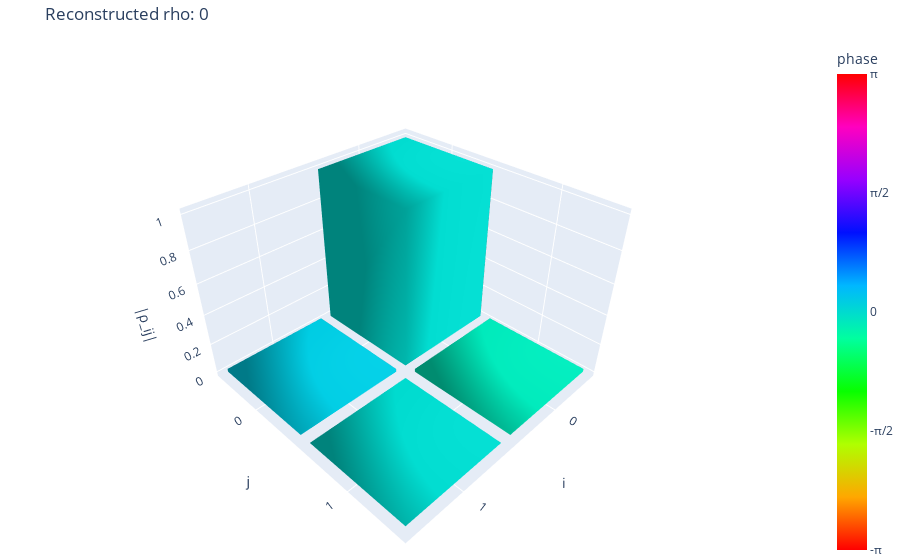
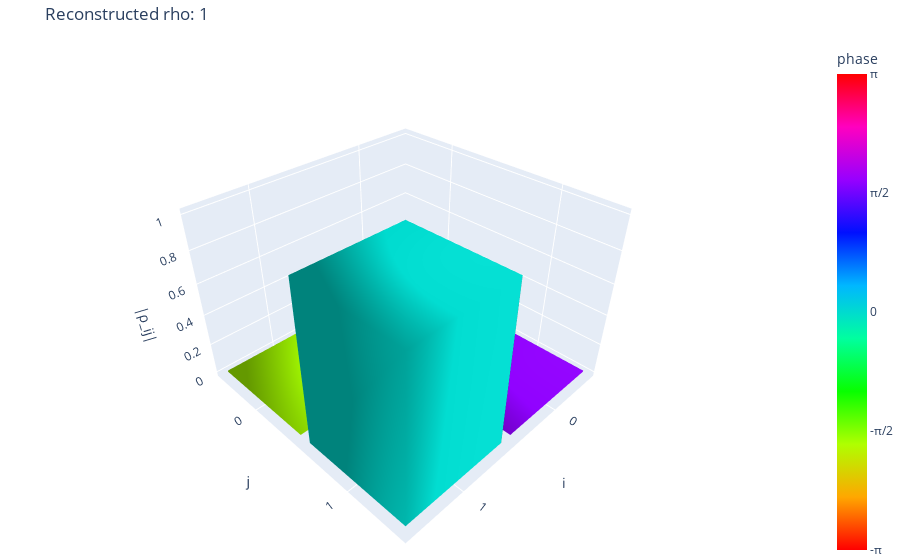
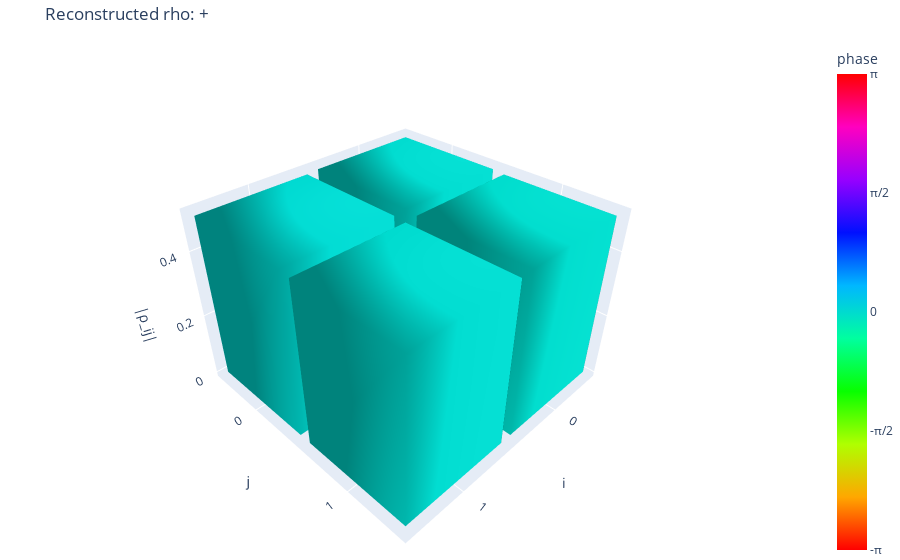

The cell these charts' notebook holds for them, in order:
### Markdown cell above
## Task 4 · Single-Qubit Tomography
- Synthesize the reference states from Task 2 (|0⟩, |1⟩, |+⟩, |−⟩, phase-offset) plus any noisy variants you want to study.
- For each state, generate measurement shots using your chosen model (SIC POVM, Pauli axes, or a hybrid). Capture raw counts, probabilities, and seeds.
- Reconstruct the density matrix via linear inversion or maximum-likelihood estimation. Compare results across measurement models when possible.
- Quantify reconstruction fidelity (e.g., fidelity, trace distance, Bloch vector error) and tabulate the metrics.
- save data under `data/single_qubit/`: measurement outcomes (`.npx`/`.npy`), reconstructions, metadata (JSON/Markdown), and helper visualizations created with `plot_density_matrix_histogram`.

### Code cell
#your code ..
import numpy as np
import json
from pathlib import Path


# 0) paths

BASE = Path(".")
SQ_DIR = BASE / "data" / "single_qubit"
OUT_DIR = BASE / "outputs"
SQ_DIR.mkdir(parents=True, exist_ok=True)
OUT_DIR.mkdir(parents=True, exist_ok=True)


# 1) measurement model (already implemented build_measurement_model in Task 2)

mm = build_measurement_model(Path("dummy"))


# 2) probabilities + shot simulation

def probs_from_ops(rho: np.ndarray, ops: list[np.ndarray]) -> np.ndarray:
    p = np.array([np.trace(E @ rho).real for E in ops], dtype=float)
    p = np.clip(p, 0.0, 1.0)
    s = p.sum()
    if s <= 0:
        raise ValueError("Probabilities sum to 0.")
    return p / s

def simulate_pauli_counts(rho: np.ndarray, meas_model: dict, shots_per_basis: int = 2000, seed: int = 0):
    rng = np.random.default_rng(seed)
    out = {}
    for basis, ops in meas_model["bases"].items():
        p = probs_from_ops(rho, ops)
        counts = rng.multinomial(shots_per_basis, p)
        out[basis] = {
            "shots": int(shots_per_basis),
            "p_true": p.tolist(),
            "counts": counts.tolist(),
            "outcomes": ["+1", "-1"]
        }
    return out


# 3) tomography from X/Y/Z counts (Bloch reconstruction)

def rho_from_bloch(rx, ry, rz):
    I = np.eye(2, dtype=complex)
    X = np.array([[0, 1],[1, 0]], dtype=complex)
    Y = np.array([[0, -1j],[1j, 0]], dtype=complex)
    Z = np.array([[1, 0],[0, -1]], dtype=complex)
    return 0.5*(I + rx*X + ry*Y + rz*Z)

def make_physical(rho: np.ndarray) -> np.ndarray:
    rho = 0.5*(rho + rho.conj().T)
    w, v = np.linalg.eigh(rho)
    w = np.clip(w, 0.0, None)
    if w.sum() == 0:
        return np.eye(2, dtype=complex)/2
    w = w / w.sum()
    return (v @ np.diag(w) @ v.conj().T)

def tomography_from_counts(meas_data: dict) -> np.ndarray:
    def exp_from_counts(counts, shots):
        return (counts[0] - counts[1]) / shots

    rx = exp_from_counts(meas_data["X"]["counts"], meas_data["X"]["shots"])
    ry = exp_from_counts(meas_data["Y"]["counts"], meas_data["Y"]["shots"])
    rz = exp_from_counts(meas_data["Z"]["counts"], meas_data["Z"]["shots"])

    rho_hat = rho_from_bloch(rx, ry, rz)
    return make_physical(rho_hat)


# 4) metrics

def fidelity_single_qubit(rho: np.ndarray, sigma: np.ndarray) -> float:
    w, v = np.linalg.eigh(rho)
    w = np.clip(w, 0.0, None)
    sqrt_rho = v @ np.diag(np.sqrt(w)) @ v.conj().T

    A = sqrt_rho @ sigma @ sqrt_rho
    A = 0.5*(A + A.conj().T)
    w2, _ = np.linalg.eigh(A)
    w2 = np.clip(w2, 0.0, None)
    return float((np.sum(np.sqrt(w2)))**2)

def frobenius_error(rho: np.ndarray, sigma: np.ndarray) -> float:
    return float(np.linalg.norm(rho - sigma))


# 5) Run ALL states + save outputs

ALL_STATES = {}
ALL_STATES.update(REF_STATES)
ALL_STATES.update(NOISY_STATES)

SHOTS = 2000
BASE_SEED = 123

summary_rows = []

for i, (name, rho_true) in enumerate(ALL_STATES.items()):
    seed = BASE_SEED + i

    meas = simulate_pauli_counts(rho_true, mm, shots_per_basis=SHOTS, seed=seed)
    rho_hat = tomography_from_counts(meas)

    F = fidelity_single_qubit(rho_true, rho_hat)
    E = frobenius_error(rho_true, rho_hat)

    # Save measurement outcomes + metadata (JSON)
    record = {
        "state_name": name,
        "shots_per_basis": SHOTS,
        "seed": seed,
        "measurement_model": mm["type"],
        "meas": meas,
        "metrics": {"fidelity": F, "fro_error": E},
    }
    with open(SQ_DIR / f"{name}_meas.json", "w") as f:
        json.dump(record, f, indent=2)

    # Save density matrices (NPZ)
    np.savez(SQ_DIR / f"{name}_rho.npz",
             rho_true=rho_true,
             rho_hat=rho_hat)

    # Optional visualization if helper exists in notebook
    if "plot_density_matrix_histogram" in globals():
        fig = plot_density_matrix_histogram(rho_hat, title=f"Reconstructed rho: {name}")
        # If the helper returns a plotly fig:
        if hasattr(fig, "write_image"):
            fig.write_image(str(SQ_DIR / f"{name}_rho_hat.png"))

    summary_rows.append((name, F, E))

# Save summary CSV-like text (simple)
summary_path = OUT_DIR / "single_qubit_summary.csv"
with open(summary_path, "w") as f:
    f.write("state_name,fidelity,fro_error\n")
    for name, F, E in summary_rows:
        f.write(f"{name},{F},{E}\n")

print("Task 4 done.")
print("Saved files to:", SQ_DIR)
print("Summary:", summary_path)
print("Example rows:", summary_rows[:3])

### Figure 1 — Plotly figure (JSON) as saved in the notebook; plotly's stock layout.template omitted (floating-point values rounded to 4 significant figures)
{"data": [{"cmax": 3.142, "cmin": -3.142, "colorbar": {"ticktext": ["-π", "-π/2", "0", "π/2", "π"], "tickvals": [-3.142, -1.571, 0, 1.571, 3.142], "title": {"text": "phase "}}, "colorscale": [[0, "#ff0000"], [0.1111, "#ffa700"], [0.2222, "#afff00"], [0.3333, "#08ff00"], [0.4444, "#00ff9f"], [0.5556, "#00b7ff"], [0.6667, "#0010ff"], [0.7778, "#9700ff"], [0.8889, "#ff00bf"], [1, "#ff0000"]], "flatshading": false, "hovertemplate": "i=0, j=0<br>|ρ_ij|=1.000<br>arg(ρ_ij)=0<extra></extra>", "i": [0, 0, 4, 4, 0, 0, 1, 1, 2, 2, 3, 3], "intensity": [0, 0, 0, 0, 0, 0, 0, 0], "j": [1, 2, 5, 6, 1, 5, 2, 6, 3, 7, 0, 4], "k": [2, 3, 6, 7, 5, 4, 6, 5, 7, 6, 4, 7], "lighting": {"ambient": 0.6, "diffuse": 0.7}, "opacity": 1, "showscale": true, "type": "mesh3d", "x": [-0.45, 0.45, 0.45, -0.45, -0.45, 0.45, 0.45, -0.45], "y": [-0.45, -0.45, 0.45, 0.45, -0.45, -0.45, 0.45, 0.45], "z": [0, 0, 0, 0, 0.9996, 0.9996, 0.9996, 0.9996]}, {"cmax": 3.142, "cmin": -3.142, "colorscale": [[0, "#ff0000"], [0.1111, "#ffa700"], [0.2222, "#afff00"], [0.3333, "#08ff00"], [0.4444, "#00ff9f"], [0.5556, "#00b7ff"], [0.6667, "#0010ff"], [0.7778, "#9700ff"], [0.8889, "#ff00bf"], [1, "#ff0000"]], "flatshading": false, "hovertemplate": "i=0, j=1<br>|ρ_ij|=0.021<br>arg(ρ_ij)=-1/16π<extra></extra>", "i": [0, 0, 4, 4, 0, 0, 1, 1, 2, 2, 3, 3], "intensity": [-0.1453, -0.1453, -0.1453, -0.1453, -0.1453, -0.1453, -0.1453, -0.1453], "j": [1, 2, 5, 6, 1, 5, 2, 6, 3, 7, 0, 4], "k": [2, 3, 6, 7, 5, 4, 6, 5, 7, 6, 4, 7], "lighting": {"ambient": 0.6, "diffuse": 0.7}, "opacity": 1, "showscale": false, "type": "mesh3d", "x": [-0.45, 0.45, 0.45, -0.45, -0.45, 0.45, 0.45, -0.45], "y": [0.55, 0.55, 1.45, 1.45, 0.55, 0.55, 1.45, 1.45], "z": [0, 0, 0, 0, 0.0207, 0.0207, 0.0207, 0.0207]}, {"cmax": 3.142, "cmin": -3.142, "colorscale": [[0, "#ff0000"], [0.1111, "#ffa700"], [0.2222, "#afff00"], [0.3333, "#08ff00"], [0.4444, "#00ff9f"], [0.5556, "#00b7ff"], [0.6667, "#0010ff"], [0.7778, "#9700ff"], [0.8889, "#ff00bf"], [1, "#ff0000"]], "flatshading": false, "hovertemplate": "i=1, j=0<br>|ρ_ij|=0.021<br>arg(ρ_ij)=1/16π<extra></extra>", "i": [0, 0, 4, 4, 0, 0, 1, 1, 2, 2, 3, 3], "intensity": [0.1453, 0.1453, 0.1453, 0.1453, 0.1453, 0.1453, 0.1453, 0.1453], "j": [1, 2, 5, 6, 1, 5, 2, 6, 3, 7, 0, 4], "k": [2, 3, 6, 7, 5, 4, 6, 5, 7, 6, 4, 7], "lighting": {"ambient": 0.6, "diffuse": 0.7}, "opacity": 1, "showscale": false, "type": "mesh3d", "x": [0.55, 1.45, 1.45, 0.55, 0.55, 1.45, 1.45, 0.55], "y": [-0.45, -0.45, 0.45, 0.45, -0.45, -0.45, 0.45, 0.45], "z": [0, 0, 0, 0, 0.0207, 0.0207, 0.0207, 0.0207]}, {"cmax": 3.142, "cmin": -3.142, "colorscale": [[0, "#ff0000"], [0.1111, "#ffa700"], [0.2222, "#afff00"], [0.3333, "#08ff00"], [0.4444, "#00ff9f"], [0.5556, "#00b7ff"], [0.6667, "#0010ff"], [0.7778, "#9700ff"], [0.8889, "#ff00bf"], [1, "#ff0000"]], "flatshading": false, "hovertemplate": "i=1, j=1<br>|ρ_ij|=0.000<br>arg(ρ_ij)=0<extra></extra>", "i": [0, 0, 4, 4, 0, 0, 1, 1, 2, 2, 3, 3], "intensity": [0, 0, 0, 0, 0, 0, 0, 0], "j": [1, 2, 5, 6, 1, 5, 2, 6, 3, 7, 0, 4], "k": [2, 3, 6, 7, 5, 4, 6, 5, 7, 6, 4, 7], "lighting": {"ambient": 0.6, "diffuse": 0.7}, "opacity": 1, "showscale": false, "type": "mesh3d", "x": [0.55, 1.45, 1.45, 0.55, 0.55, 1.45, 1.45, 0.55], "y": [0.55, 0.55, 1.45, 1.45, 0.55, 0.55, 1.45, 1.45], "z": [0, 0, 0, 0, 0.0004287, 0.0004287, 0.0004287, 0.0004287]}], "layout": {"margin": {"b": 0, "l": 0, "r": 0, "t": 40}, "scene": {"aspectratio": {"x": 1, "y": 1, "z": 0.7}, "xaxis": {"tickmode": "array", "ticktext": ["0", "1"], "tickvals": [0, 1], "title": {"text": "i"}}, "yaxis": {"tickmode": "array", "ticktext": ["0", "1"], "tickvals": [0, 1], "title": {"text": "j"}}, "zaxis": {"title": {"text": "|ρ_ij|"}}}, "title": {"text": "Reconstructed rho: 0"}}}

### Figure 2 — Plotly figure (JSON) as saved in the notebook; plotly's stock layout.template omitted (floating-point values rounded to 4 significant figures)
{"data": [{"cmax": 3.142, "cmin": -3.142, "colorbar": {"ticktext": ["-π", "-π/2", "0", "π/2", "π"], "tickvals": [-3.142, -1.571, 0, 1.571, 3.142], "title": {"text": "phase "}}, "colorscale": [[0, "#ff0000"], [0.1111, "#ffa700"], [0.2222, "#afff00"], [0.3333, "#08ff00"], [0.4444, "#00ff9f"], [0.5556, "#00b7ff"], [0.6667, "#0010ff"], [0.7778, "#9700ff"], [0.8889, "#ff00bf"], [1, "#ff0000"]], "flatshading": false, "hovertemplate": "i=0, j=0<br>|ρ_ij|=0.000<br>arg(ρ_ij)=0<extra></extra>", "i": [0, 0, 4, 4, 0, 0, 1, 1, 2, 2, 3, 3], "intensity": [0, 0, 0, 0, 0, 0, 0, 0], "j": [1, 2, 5, 6, 1, 5, 2, 6, 3, 7, 0, 4], "k": [2, 3, 6, 7, 5, 4, 6, 5, 7, 6, 4, 7], "lighting": {"ambient": 0.6, "diffuse": 0.7}, "opacity": 1, "showscale": true, "type": "mesh3d", "x": [-0.45, 0.45, 0.45, -0.45, -0.45, 0.45, 0.45, -0.45], "y": [-0.45, -0.45, 0.45, 0.45, -0.45, -0.45, 0.45, 0.45], "z": [0, 0, 0, 0, 6.499e-05, 6.499e-05, 6.499e-05, 6.499e-05]}, {"cmax": 3.142, "cmin": -3.142, "colorscale": [[0, "#ff0000"], [0.1111, "#ffa700"], [0.2222, "#afff00"], [0.3333, "#08ff00"], [0.4444, "#00ff9f"], [0.5556, "#00b7ff"], [0.6667, "#0010ff"], [0.7778, "#9700ff"], [0.8889, "#ff00bf"], [1, "#ff0000"]], "flatshading": false, "hovertemplate": "i=0, j=1<br>|ρ_ij|=0.008<br>arg(ρ_ij)=7/13π<extra></extra>", "i": [0, 0, 4, 4, 0, 0, 1, 1, 2, 2, 3, 3], "intensity": [1.695, 1.695, 1.695, 1.695, 1.695, 1.695, 1.695, 1.695], "j": [1, 2, 5, 6, 1, 5, 2, 6, 3, 7, 0, 4], "k": [2, 3, 6, 7, 5, 4, 6, 5, 7, 6, 4, 7], "lighting": {"ambient": 0.6, "diffuse": 0.7}, "opacity": 1, "showscale": false, "type": "mesh3d", "x": [-0.45, 0.45, 0.45, -0.45, -0.45, 0.45, 0.45, -0.45], "y": [0.55, 0.55, 1.45, 1.45, 0.55, 0.55, 1.45, 1.45], "z": [0, 0, 0, 0, 0.008061, 0.008061, 0.008061, 0.008061]}, {"cmax": 3.142, "cmin": -3.142, "colorscale": [[0, "#ff0000"], [0.1111, "#ffa700"], [0.2222, "#afff00"], [0.3333, "#08ff00"], [0.4444, "#00ff9f"], [0.5556, "#00b7ff"], [0.6667, "#0010ff"], [0.7778, "#9700ff"], [0.8889, "#ff00bf"], [1, "#ff0000"]], "flatshading": false, "hovertemplate": "i=1, j=0<br>|ρ_ij|=0.008<br>arg(ρ_ij)=-7/13π<extra></extra>", "i": [0, 0, 4, 4, 0, 0, 1, 1, 2, 2, 3, 3], "intensity": [-1.695, -1.695, -1.695, -1.695, -1.695, -1.695, -1.695, -1.695], "j": [1, 2, 5, 6, 1, 5, 2, 6, 3, 7, 0, 4], "k": [2, 3, 6, 7, 5, 4, 6, 5, 7, 6, 4, 7], "lighting": {"ambient": 0.6, "diffuse": 0.7}, "opacity": 1, "showscale": false, "type": "mesh3d", "x": [0.55, 1.45, 1.45, 0.55, 0.55, 1.45, 1.45, 0.55], "y": [-0.45, -0.45, 0.45, 0.45, -0.45, -0.45, 0.45, 0.45], "z": [0, 0, 0, 0, 0.008061, 0.008061, 0.008061, 0.008061]}, {"cmax": 3.142, "cmin": -3.142, "colorscale": [[0, "#ff0000"], [0.1111, "#ffa700"], [0.2222, "#afff00"], [0.3333, "#08ff00"], [0.4444, "#00ff9f"], [0.5556, "#00b7ff"], [0.6667, "#0010ff"], [0.7778, "#9700ff"], [0.8889, "#ff00bf"], [1, "#ff0000"]], "flatshading": false, "hovertemplate": "i=1, j=1<br>|ρ_ij|=1.000<br>arg(ρ_ij)=0<extra></extra>", "i": [0, 0, 4, 4, 0, 0, 1, 1, 2, 2, 3, 3], "intensity": [0, 0, 0, 0, 0, 0, 0, 0], "j": [1, 2, 5, 6, 1, 5, 2, 6, 3, 7, 0, 4], "k": [2, 3, 6, 7, 5, 4, 6, 5, 7, 6, 4, 7], "lighting": {"ambient": 0.6, "diffuse": 0.7}, "opacity": 1, "showscale": false, "type": "mesh3d", "x": [0.55, 1.45, 1.45, 0.55, 0.55, 1.45, 1.45, 0.55], "y": [0.55, 0.55, 1.45, 1.45, 0.55, 0.55, 1.45, 1.45], "z": [0, 0, 0, 0, 0.9999, 0.9999, 0.9999, 0.9999]}], "layout": {"margin": {"b": 0, "l": 0, "r": 0, "t": 40}, "scene": {"aspectratio": {"x": 1, "y": 1, "z": 0.7}, "xaxis": {"tickmode": "array", "ticktext": ["0", "1"], "tickvals": [0, 1], "title": {"text": "i"}}, "yaxis": {"tickmode": "array", "ticktext": ["0", "1"], "tickvals": [0, 1], "title": {"text": "j"}}, "zaxis": {"title": {"text": "|ρ_ij|"}}}, "title": {"text": "Reconstructed rho: 1"}}}

### Figure 3 — Plotly figure (JSON) as saved in the notebook; plotly's stock layout.template omitted (floating-point values rounded to 4 significant figures)
{"data": [{"cmax": 3.142, "cmin": -3.142, "colorbar": {"ticktext": ["-π", "-π/2", "0", "π/2", "π"], "tickvals": [-3.142, -1.571, 0, 1.571, 3.142], "title": {"text": "phase "}}, "colorscale": [[0, "#ff0000"], [0.1111, "#ffa700"], [0.2222, "#afff00"], [0.3333, "#08ff00"], [0.4444, "#00ff9f"], [0.5556, "#00b7ff"], [0.6667, "#0010ff"], [0.7778, "#9700ff"], [0.8889, "#ff00bf"], [1, "#ff0000"]], "flatshading": false, "hovertemplate": "i=0, j=0<br>|ρ_ij|=0.503<br>arg(ρ_ij)=0<extra></extra>", "i": [0, 0, 4, 4, 0, 0, 1, 1, 2, 2, 3, 3], "intensity": [0, 0, 0, 0, 0, 0, 0, 0], "j": [1, 2, 5, 6, 1, 5, 2, 6, 3, 7, 0, 4], "k": [2, 3, 6, 7, 5, 4, 6, 5, 7, 6, 4, 7], "lighting": {"ambient": 0.6, "diffuse": 0.7}, "opacity": 1, "showscale": true, "type": "mesh3d", "x": [-0.45, 0.45, 0.45, -0.45, -0.45, 0.45, 0.45, -0.45], "y": [-0.45, -0.45, 0.45, 0.45, -0.45, -0.45, 0.45, 0.45], "z": [0, 0, 0, 0, 0.5035, 0.5035, 0.5035, 0.5035]}, {"cmax": 3.142, "cmin": -3.142, "colorscale": [[0, "#ff0000"], [0.1111, "#ffa700"], [0.2222, "#afff00"], [0.3333, "#08ff00"], [0.4444, "#00ff9f"], [0.5556, "#00b7ff"], [0.6667, "#0010ff"], [0.7778, "#9700ff"], [0.8889, "#ff00bf"], [1, "#ff0000"]], "flatshading": false, "hovertemplate": "i=0, j=1<br>|ρ_ij|=0.500<br>arg(ρ_ij)=0π<extra></extra>", "i": [0, 0, 4, 4, 0, 0, 1, 1, 2, 2, 3, 3], "intensity": [-0.014, -0.014, -0.014, -0.014, -0.014, -0.014, -0.014, -0.014], "j": [1, 2, 5, 6, 1, 5, 2, 6, 3, 7, 0, 4], "k": [2, 3, 6, 7, 5, 4, 6, 5, 7, 6, 4, 7], "lighting": {"ambient": 0.6, "diffuse": 0.7}, "opacity": 1, "showscale": false, "type": "mesh3d", "x": [-0.45, 0.45, 0.45, -0.45, -0.45, 0.45, 0.45, -0.45], "y": [0.55, 0.55, 1.45, 1.45, 0.55, 0.55, 1.45, 1.45], "z": [0, 0, 0, 0, 0.5, 0.5, 0.5, 0.5]}, {"cmax": 3.142, "cmin": -3.142, "colorscale": [[0, "#ff0000"], [0.1111, "#ffa700"], [0.2222, "#afff00"], [0.3333, "#08ff00"], [0.4444, "#00ff9f"], [0.5556, "#00b7ff"], [0.6667, "#0010ff"], [0.7778, "#9700ff"], [0.8889, "#ff00bf"], [1, "#ff0000"]], "flatshading": false, "hovertemplate": "i=1, j=0<br>|ρ_ij|=0.500<br>arg(ρ_ij)=0π<extra></extra>", "i": [0, 0, 4, 4, 0, 0, 1, 1, 2, 2, 3, 3], "intensity": [0.014, 0.014, 0.014, 0.014, 0.014, 0.014, 0.014, 0.014], "j": [1, 2, 5, 6, 1, 5, 2, 6, 3, 7, 0, 4], "k": [2, 3, 6, 7, 5, 4, 6, 5, 7, 6, 4, 7], "lighting": {"ambient": 0.6, "diffuse": 0.7}, "opacity": 1, "showscale": false, "type": "mesh3d", "x": [0.55, 1.45, 1.45, 0.55, 0.55, 1.45, 1.45, 0.55], "y": [-0.45, -0.45, 0.45, 0.45, -0.45, -0.45, 0.45, 0.45], "z": [0, 0, 0, 0, 0.5, 0.5, 0.5, 0.5]}, {"cmax": 3.142, "cmin": -3.142, "colorscale": [[0, "#ff0000"], [0.1111, "#ffa700"], [0.2222, "#afff00"], [0.3333, "#08ff00"], [0.4444, "#00ff9f"], [0.5556, "#00b7ff"], [0.6667, "#0010ff"], [0.7778, "#9700ff"], [0.8889, "#ff00bf"], [1, "#ff0000"]], "flatshading": false, "hovertemplate": "i=1, j=1<br>|ρ_ij|=0.497<br>arg(ρ_ij)=0<extra></extra>", "i": [0, 0, 4, 4, 0, 0, 1, 1, 2, 2, 3, 3], "intensity": [0, 0, 0, 0, 0, 0, 0, 0], "j": [1, 2, 5, 6, 1, 5, 2, 6, 3, 7, 0, 4], "k": [2, 3, 6, 7, 5, 4, 6, 5, 7, 6, 4, 7], "lighting": {"ambient": 0.6, "diffuse": 0.7}, "opacity": 1, "showscale": false, "type": "mesh3d", "x": [0.55, 1.45, 1.45, 0.55, 0.55, 1.45, 1.45, 0.55], "y": [0.55, 0.55, 1.45, 1.45, 0.55, 0.55, 1.45, 1.45], "z": [0, 0, 0, 0, 0.4965, 0.4965, 0.4965, 0.4965]}], "layout": {"margin": {"b": 0, "l": 0, "r": 0, "t": 40}, "scene": {"aspectratio": {"x": 1, "y": 1, "z": 0.7}, "xaxis": {"tickmode": "array", "ticktext": ["0", "1"], "tickvals": [0, 1], "title": {"text": "i"}}, "yaxis": {"tickmode": "array", "ticktext": ["0", "1"], "tickvals": [0, 1], "title": {"text": "j"}}, "zaxis": {"title": {"text": "|ρ_ij|"}}}, "title": {"text": "Reconstructed rho: +"}}}
